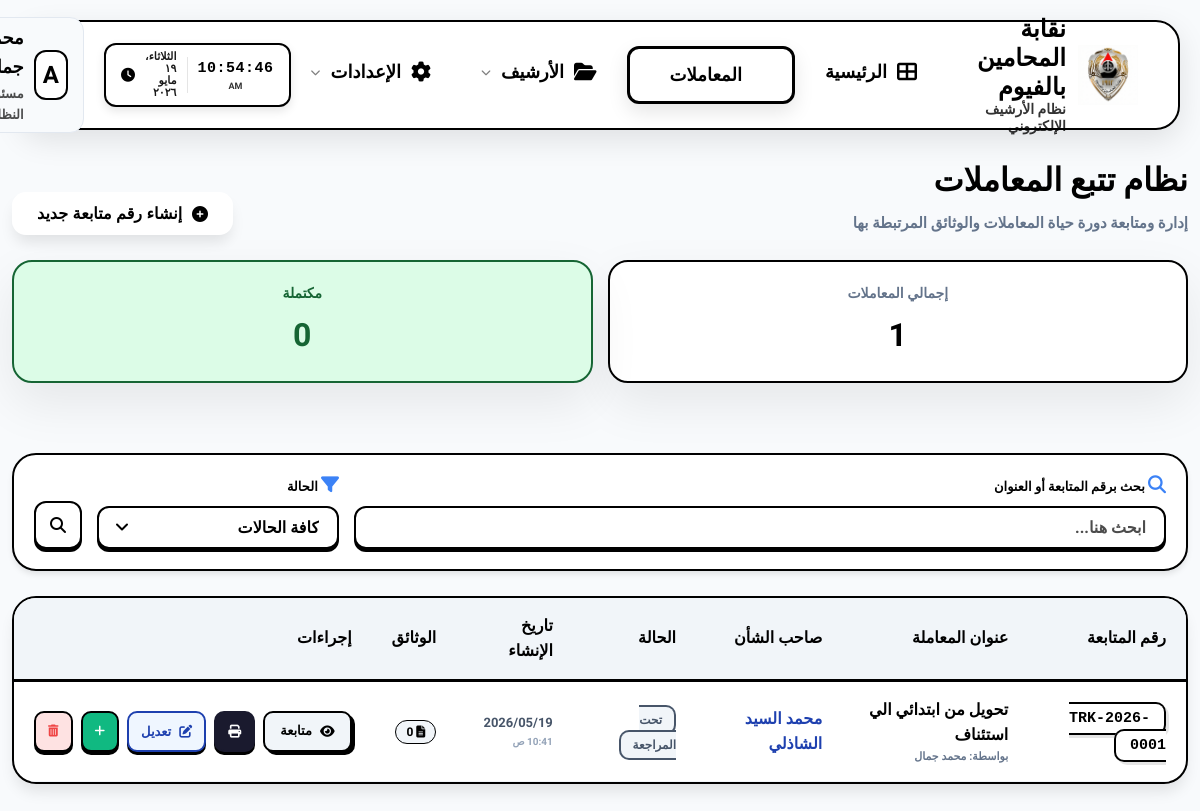
The page /transactions/ (signed in) on the database as committed earlier.
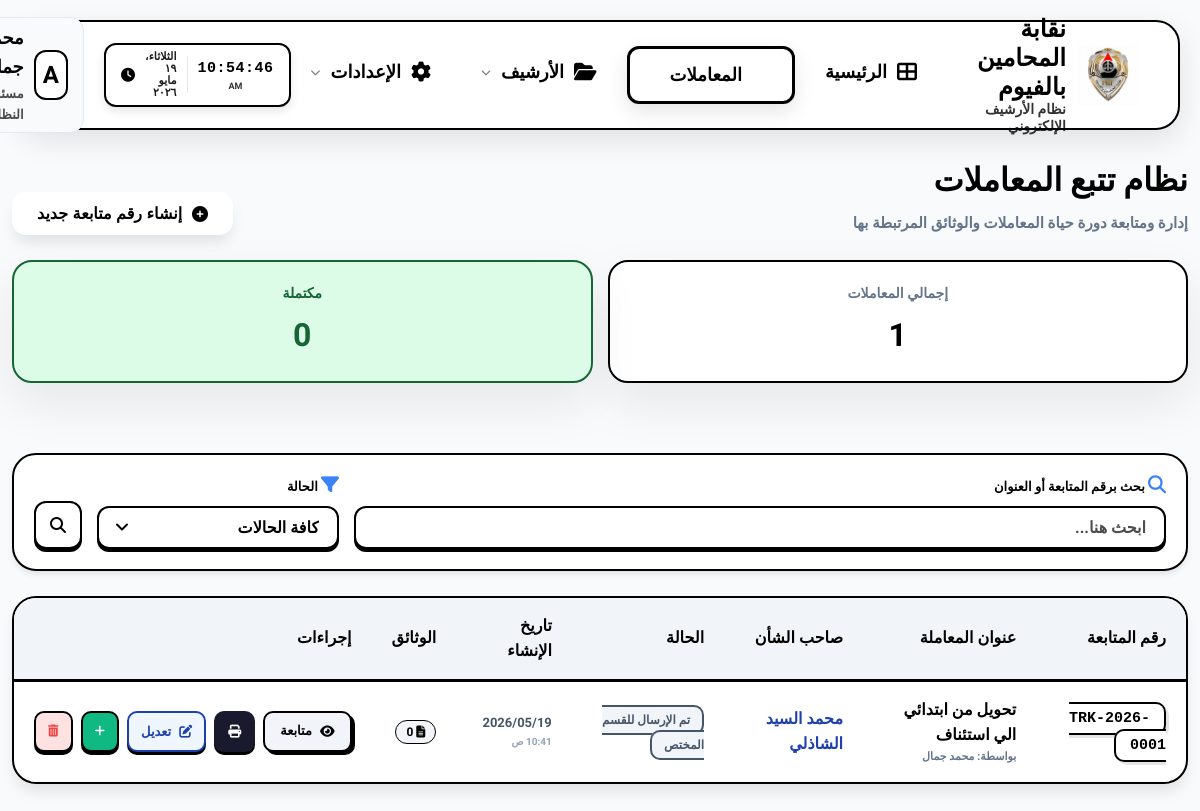
The same page on the database as committed later.
### eams/models.py (models this page shows, shortened)
class Transaction(models.Model):
    STATUS_CHOICES = (
        ('received', 'تم الاستلام'),
        ('sent_to_dept', 'تم الإرسال للقسم المختص'),
        ('under_review', 'تحت المراجعة'),
        ('in_progress', 'جاري التنفيذ'),
        ('completed', 'تم الانتهاء'),
    )
    tracking_number = models.CharField(max_length=50, unique=True, verbose_name="رقم المتابعة")
    current_status = models.CharField(max_length=50, choices=STATUS_CHOICES, default='received', verbose_name="الحالة الحالية")
    client_name = models.CharField(max_length=255, verbose_name="الاسم", default="غير محدد")
    client_phone = models.CharField(max_length=20, verbose_name="رقم الهاتف", default="000")
    client_gender = models.CharField(max_length=10, choices=(('male', 'ذكر'), ('female', 'أنثى')), verbose_name="النوع", default='male')
    registration_number = models.CharField(max_length=50, blank=True, null=True, verbose_name="رقم القيد (اختياري)")
    title = models.CharField(max_length=255, verbose_name="عنوان المعاملة")
    description = models.TextField(blank=True, null=True, verbose_name="وصف المعاملة")
    created_at = models.DateTimeField(auto_now_add=True, verbose_name="تاريخ الإنشاء")
    updated_at = models.DateTimeField(auto_now=True, verbose_name="آخر تحديث")
    created_by = models.ForeignKey(User, on_delete=models.SET_NULL, null=True, verbose_name="بواسطة")
    secure_token = models.UUIDField(default=uuid.uuid4, unique=True, editable=False, verbose_name="رمز الأمان")
    missing_info = models.TextField(blank=True, null=True, verbose_name="ملاحظات للنواقص (تظهر لصاحب الشأن)")
    completion_note = models.TextField(blank=True, null=True, verbose_name="تعليمات الاستلام عند الانتهاء (تظهر لصاحب الشأن)")

class Profile(models.Model):
    ROLE_CHOICES = (
        ('admin', 'مدير نظام'),
        ('employee', 'موظف'),
        ('viewer', 'مشاهد'),
    )
    user = models.OneToOneField(User, on_delete=models.CASCADE, related_name='profile')
    full_name = models.CharField(max_length=255, blank=True, null=True, verbose_name="الاسم بالكامل")
    job_title = models.CharField(max_length=255, blank=True, null=True, verbose_name="الوظيفة")
    department = models.CharField(max_length=255, blank=True, null=True, verbose_name="القسم")
    raw_password = models.CharField(max_length=255, blank=True, null=True, verbose_name="كلمة المرور الحالية (للمدير)")
    access_incoming = models.BooleanField(default=True, verbose_name="الأرشيف الوارد")
    access_outgoing = models.BooleanField(default=True, verbose_name="الأرشيف الصادر")
    access_internal = models.BooleanField(default=True, verbose_name="البريد الداخلي")
    access_reports = models.BooleanField(default=False, verbose_name="التقارير الإحصائية")
    access_categories = models.BooleanField(default=False, verbose_name="إدارة الأقسام")
    access_audit = models.BooleanField(default=False, verbose_name="سجل التحركات")
    access_users = models.BooleanField(default=False, verbose_name="إدارة المستخدمين")

### eams/views.py (the view, shortened to what this page needs)
# urls.py: path('transactions/', views.transaction_list, name='transaction_list'),
@login_required
def transaction_list(request):
    query = request.GET.get('q')
    status = request.GET.get('status')
    transactions = Transaction.objects.all()
    if status:
        transactions = transactions.filter(current_status=status)
    transactions = transactions.order_by('-created_at')
    total_count = transactions.count()
    completed_count = transactions.filter(current_status='completed').count()
    context = {
        'transactions': transactions,
        'status_choices': Transaction.STATUS_CHOICES,
        'total_count': total_count,
        'completed_count': completed_count,
    }
    if request.headers.get('X-Requested-Part') == 'rows':
        return render(request, 'eams/partials/transaction_table_rows.html', context)
    return render(request, 'eams/transaction_list.html', context)

### templates/eams/transaction_list.html (shortened to what the changed rows need)
{% extends 'base.html' %}
{% block content %}
<div class="fade-in">
    <div style="display: flex; justify-content: space-between; align-items: flex-end; margin-bottom: 25px; gap: 20px; flex-wrap: wrap;">
        <div style="text-align: right;">
            <h1 style="font-size: 28px; font-weight: 900; color: #000; margin-bottom: 5px;">نظام تتبع المعاملات</h1>
        </div>
    </div>
    <div class="table-container" style="background: #fff; border-radius: 24px; border: 2px solid #000; overflow: hidden; box-shadow: 0 10px 15px -3px rgba(0,0,0,0.1);">
        <table class="table" style="width: 100%; border-collapse: collapse; text-align: right;">
            <thead>
                <tr style="background: #f1f5f9 !important; color: #000 !important; border-bottom: 3px solid #000;">
                    <th style="padding: 15px 20px; font-weight: 900; color: #000 !important;">رقم المتابعة</th>
                    <th style="padding: 15px 20px; font-weight: 900; color: #000 !important;">عنوان المعاملة</th>
                    <th style="padding: 15px 20px; font-weight: 900; color: #000 !important;">صاحب الشأن</th>
                    <th style="padding: 15px 20px; font-weight: 900; color: #000 !important;">الحالة</th>
                    <th style="padding: 15px 20px; font-weight: 900; color: #000 !important;">تاريخ الإنشاء</th>
                    <th style="padding: 15px 20px; font-weight: 900; color: #000 !important;">الوثائق</th>
                    <th style="padding: 15px 20px; font-weight: 900; color: #000 !important;">إجراءات</th>
                </tr>
            </thead>
                <tbody id="transaction-table-body"
                       hx-get="{% url 'transaction_list' %}{% if request.GET %}?{{ request.GET.urlencode }}{% endif %}"
                       hx-trigger="every 5s, transactionListChanged from:body"
                       hx-headers='{"X-Requested-Part": "rows"}'
                       hx-swap="innerHTML">
                    {% include 'eams/partials/transaction_table_rows.html' %}
                </tbody>
        </table>
    </div>
</div>
{% endblock %}

### templates/eams/partials/transaction_table_rows.html (shortened to what the changed rows need)
{% for tr in transactions %}
<tr style="border-bottom: 1px solid #f1f5f9; transition: all 0.2s;" onmouseover="this.style.background='#f8fafc'" onmouseout="this.style.background='transparent'">
    <td style="padding: 15px 20px;">
        <span style="background: #fff !important; color: #000 !important; padding: 6px 14px; border-radius: 10px; font-family: 'Courier New', monospace; font-weight: 900; font-size: 15px; border: 2px solid #000; box-shadow: 3px 3px 0px rgba(0,0,0,0.1);">
            {{ tr.tracking_number }}
        </span>
    </td>
    <td style="padding: 15px 20px;">
        <div style="font-weight: 900; color: #000 !important;">{{ tr.title }}</div>
        <div style="font-size: 11px; color: #64748b !important; font-weight: 700;">
            بواسطة:
            {% if tr.created_by %}
                {{ tr.created_by.profile.full_name|default:tr.created_by.username }}
            {% else %}
                غير معروف
            {% endif %}
        </div>
    </td>
    <td style="padding: 15px 20px;">
        <span style="font-weight: 800; color: #1e40af;">{{ tr.client_name }}</span>
    </td>
    <td style="padding: 15px 20px;">
        {% if tr.current_status == 'completed' %}
            <span class="badge" style="background: #dcfce7 !important; color: #166534 !important; border: 2px solid #166534; padding: 6px 12px; border-radius: 10px; font-weight: 800; font-size: 12px;">
                <i class="fas fa-check-circle"></i> {{ tr.get_current_status_display }}
            </span>
        {% elif tr.current_status == 'in_progress' %}
            <span class="badge" style="background: #e0f2fe !important; color: #0369a1 !important; border: 2px solid #0369a1; padding: 6px 12px; border-radius: 10px; font-weight: 800; font-size: 12px;">
                <i class="fas fa-spinner fa-spin"></i> {{ tr.get_current_status_display }}
            </span>
        {% elif tr.current_status == 'sent' %}
            <span class="badge" style="background: #fef3c7 !important; color: #92400e !important; border: 2px solid #92400e; padding: 6px 12px; border-radius: 10px; font-weight: 800; font-size: 12px;">
                <i class="fas fa-paper-plane"></i> {{ tr.get_current_status_display }}
            </span>
        {% else %}
            <span class="badge" style="background: #f1f5f9 !important; color: #475569 !important; border: 2px solid #475569; padding: 6px 12px; border-radius: 10px; font-weight: 800; font-size: 12px;">
                {{ tr.get_current_status_display }}
            </span>
        {% endif %}
    </td>
    <td style="padding: 15px 20px;">
        <div style="font-size: 13px; font-weight: 700; color: #475569 !important;">{{ tr.created_at|date:"Y/m/d" }}</div>
        <div style="font-size: 10px; color: #94a3b8 !important; font-weight: 700;">{{ tr.created_at|date:"h:i A" }}</div>
    </td>
    <td style="padding: 15px 20px;">
        <span style="background: #f1f5f9 !important; color: #000 !important; padding: 4px 10px; border-radius: 50px; font-weight: 900; font-size: 12px; border: 1px solid #000;">
            <i class="fas fa-file-alt"></i> {{ tr.documents.count }}
        </span>
    </td>
    <td style="padding: 15px 20px;">
        <div style="display: flex; gap: 8px;">
            <a href="{% url 'transaction_detail' tr.pk %}" class="btn" style="background: #f1f5f9 !important; color: #000 !important; padding: 8px 15px; border-radius: 10px; font-size: 13px; font-weight: 900; border: 2px solid #000; box-shadow: 3px 3px 0px #000;">
                <i class="fas fa-eye"></i> متابعة
            </a>
            <button hx-get="{% url 'transaction_print' tr.pk %}" hx-target="#htmxModalBody" class="btn" style="background: #1a1a2e !important; color: #fff !important; padding: 8px 12px; border-radius: 10px; font-size: 13px; font-weight: 900; border: 2px solid #1a1a2e; cursor: pointer;">
                <i class="fas fa-print"></i>
            </button>
            <button hx-get="{% url 'transaction_update' tr.pk %}" hx-target="#htmxModalBody" class="btn" style="background: #eff6ff !important; color: #1e40af !important; padding: 8px 12px; border-radius: 10px; font-size: 13px; font-weight: 900; border: 2px solid #1e40af; cursor: pointer;">
                <i class="fas fa-edit"></i> تعديل
            </button>
            <a href="{% url 'document_create' %}?transaction_id={{ tr.id }}" class="btn" style="background: #10b981; color: #fff; padding: 8px 12px; border-radius: 10px; font-size: 12px;">
                <i class="fas fa-plus"></i>
            </a>
            <button onclick="showDeleteModal('{% url 'transaction_delete' tr.pk %}')" class="btn" style="background: #fee2e2; color: #ef4444; padding: 8px 12px; border-radius: 10px; font-size: 12px;">
                <i class="fas fa-trash-alt"></i>
            </button>
        </div>
    </td>
</tr>
{% endfor %}

Rows that differ between the two databases and show on the page:
changed Transaction "تحويل من ابتدائي الي استئناف": current_status "تحت المراجعة" → "تم الإرسال للقسم المختص"
